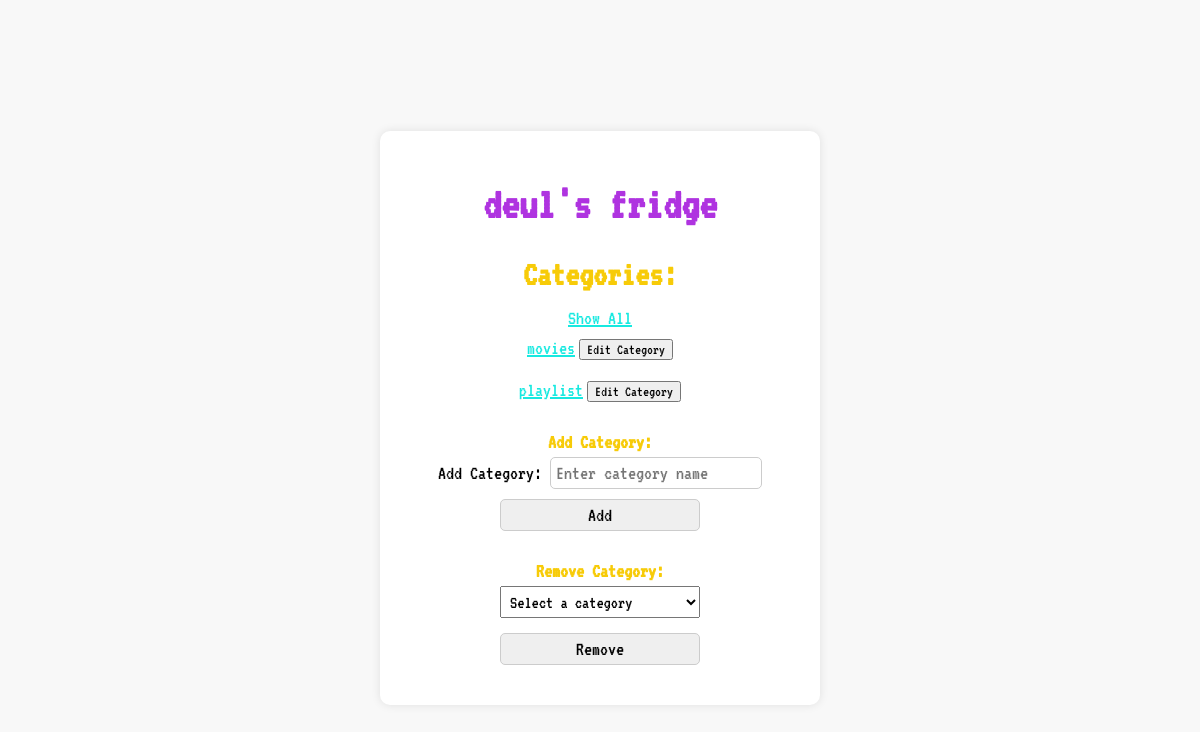
Page / (signed in) on the earlier database version.
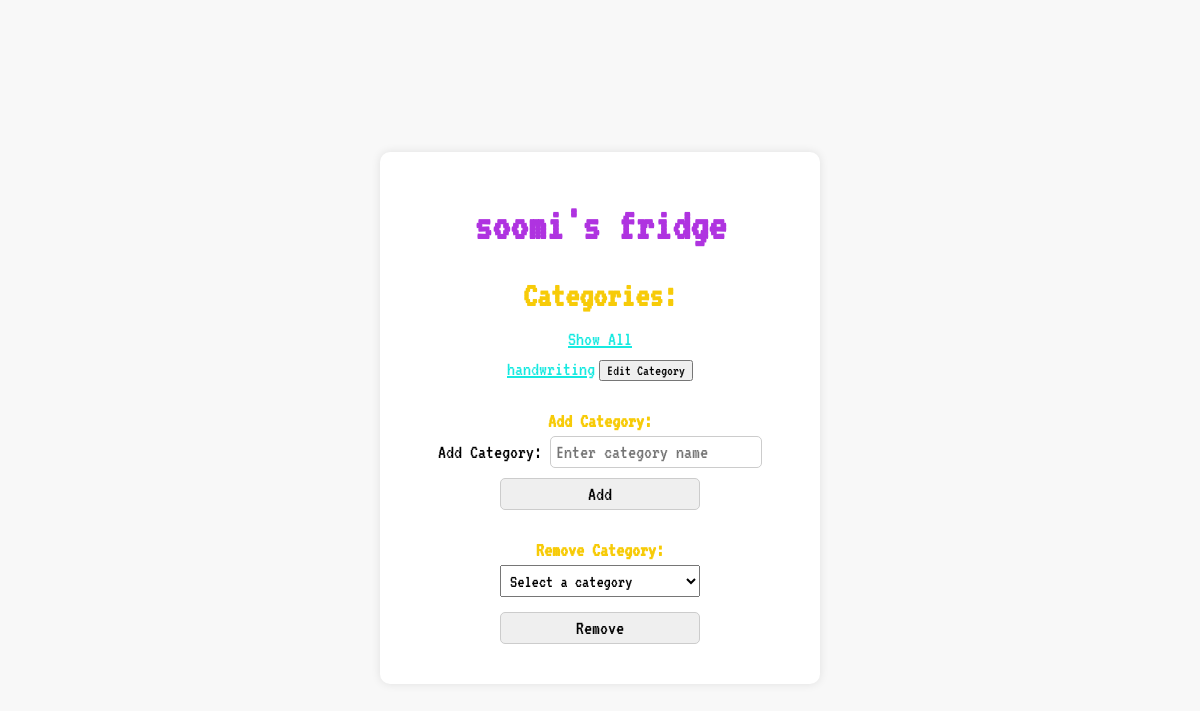
Same page on the later database version.
### app.py (models this page shows, shortened)
class User(db.Model):
    id = db.Column(db.Integer, primary_key=True)
    username = db.Column(db.String(50), unique=True, nullable=False)
    password = db.Column(db.String(50), nullable=False)
    nickname = db.Column(db.String(50), nullable=False)

class Category(db.Model):
    id = db.Column(db.Integer, primary_key=True)
    name = db.Column(db.String(50), unique=True, nullable=False)
    user_id = db.Column(db.Integer, db.ForeignKey('user.id'), nullable=False)
    user = db.relationship('User', backref=db.backref('categories', lazy=True))

### app.py (the view, shortened to what this page needs)
@app.route('/', methods=['GET', 'POST'])
def index():
    if 'user_id' not in session:
        return redirect(url_for('login'))
    user = User.query.get(session['user_id'])
    categories = Category.query.filter_by(user_id=session['user_id']).all()
    return render_template('main.html', user=user, categories=categories)

### templates/main.html (shortened to what this page needs)
<!DOCTYPE html>
<html>
<head>
    <link rel="stylesheet" type="text/css" href="{{ url_for('static', filename='styles.css') }}">
</head>
<body>
    <div class="category-container">
        <h1>{{ user.nickname }}'s fridge</h1>
        <h2>Categories:</h2>
        <ul>
            <li><a href="{{ url_for('show_all_texts') }}">Show All</a></li>
            {% for category in categories %}
                <li>
                    <a href="{{ url_for('category_notes', category_id=category.id) }}">{{ category.name }}</a>
                    <button class="edit-category-btn">Edit Category</button>
                </li>
            {% endfor %}
        </ul>
        <h3>Add Category:</h3>
        <form action="{{ url_for('create_category') }}" method="post">
            <span>Add Category:</span> <input type="text" name="category_name" placeholder="Enter category name" required>
            <input type="submit" value="Add">
        </form>
        <h3>Remove Category:</h3>
        <form method="post">
            <select name="category_id" required>
                <option value="" disabled selected>Select a category</option>
            </select>
            <input type="submit" value="Remove">
        </form>
    </div>
</body>
</html>

Differences in the rows shown:
removed Category: name "playlist"
changed User: nickname "deul" → "soomi"
changed Category: name "movies" → "handwriting"
